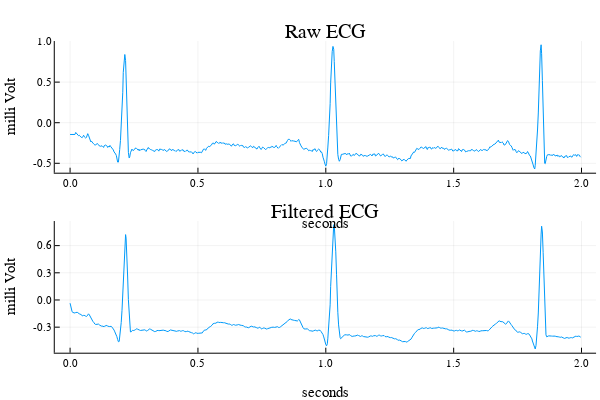

Notebook cell for this chart:
### Code cell
p1 = plot(ecg[:,1], ecg[:,2], title="Raw ECG", xlabel="seconds", ylabel="milli Volt")
p2 = plot(ecg_filtered[:,1], ecg_filtered[:,2], title="Filtered ECG", xlabel="seconds", ylabel="milli Volt")
plot(p1, p2, layout=(2,1), label="")

### Figure 1 — Plotly figure (JSON) as saved in the notebook; plotly's stock layout.template omitted (floating-point values rounded to 4 significant figures; data arrays with more than 128 entries replaced by an {"elided": "..."} marker saying what was removed)
{"data": [{"colorbar": {"title": {"text": ""}}, "legendgroup": "", "line": {"color": "rgba(0, 154, 250, 1.000)", "dash": "solid", "shape": "linear", "width": 1}, "mode": "lines", "name": "", "showlegend": false, "type": "scatter", "x": {"elided": "720 float values"}, "xaxis": "x", "y": {"elided": "720 float values"}, "yaxis": "y", "zmax": null, "zmin": null}, {"colorbar": {"title": {"text": ""}}, "legendgroup": "", "line": {"color": "rgba(0, 154, 250, 1.000)", "dash": "solid", "shape": "linear", "width": 1}, "mode": "lines", "name": "", "showlegend": false, "type": "scatter", "x": {"elided": "720 float values"}, "xaxis": "x2", "y": {"elided": "720 float values"}, "yaxis": "y2", "zmax": null, "zmin": null}], "layout": {"annotations": [{"font": {"color": "rgba(0, 0, 0, 1)", "family": "sans-serif", "size": 20}, "rotation": 0, "showarrow": false, "text": "Raw ECG", "x": 0.5424, "xanchor": "center", "xref": "paper", "y": 1, "yanchor": "top", "yref": "paper"}, {"font": {"color": "rgba(0, 0, 0, 1)", "family": "sans-serif", "size": 20}, "rotation": 0, "showarrow": false, "text": "Filtered ECG", "x": 0.5424, "xanchor": "center", "xref": "paper", "y": 0.5, "yanchor": "top", "yref": "paper"}], "height": 400, "legend": {"bgcolor": "rgba(255, 255, 255, 1.000)", "bordercolor": "rgba(0, 0, 0, 1)", "borderwidth": 1, "font": {"color": "rgba(0, 0, 0, 1)", "family": "sans-serif", "size": 11}, "title": {"font": {"color": "rgba(0, 0, 0, 1)", "family": "sans-serif", "size": 15}, "text": ""}, "tracegroupgap": 0, "traceorder": "normal", "x": 1, "xanchor": "auto", "y": 1, "yanchor": "auto"}, "margin": {"b": 20, "l": 0, "r": 0, "t": 20}, "paper_bgcolor": "rgba(255, 255, 255, 1.000)", "plot_bgcolor": "rgba(255, 255, 255, 1.000)", "showlegend": true, "width": 600, "xaxis": {"anchor": "y", "domain": [0.09128, 0.9934], "gridcolor": "rgba(0, 0, 0, 0.1)", "gridwidth": 0.5, "linecolor": "rgba(0, 0, 0, 1)", "mirror": false, "range": [-0.05991, 2.057], "showgrid": true, "showline": true, "showticklabels": true, "tickangle": 0, "tickcolor": "rgb(0, 0, 0)", "tickfont": {"color": "rgba(0, 0, 0, 1)", "family": "sans-serif", "size": 11}, "tickmode": "array", "ticks": "inside", "ticktext": ["0.0", "0.5", "1.0", "1.5", "2.0"], "tickvals": [0, 0.5, 1, 1.5, 2], "title": {"font": {"color": "rgba(0, 0, 0, 1)", "family": "sans-serif", "size": 15}, "text": "seconds"}, "type": "linear", "visible": true, "zeroline": false, "zerolinecolor": "rgba(0, 0, 0, 1)"}, "xaxis2": {"anchor": "y2", "domain": [0.09128, 0.9934], "gridcolor": "rgba(0, 0, 0, 0.1)", "gridwidth": 0.5, "linecolor": "rgba(0, 0, 0, 1)", "mirror": false, "range": [-0.05991, 2.057], "showgrid": true, "showline": true, "showticklabels": true, "tickangle": 0, "tickcolor": "rgb(0, 0, 0)", "tickfont": {"color": "rgba(0, 0, 0, 1)", "family": "sans-serif", "size": 11}, "tickmode": "array", "ticks": "inside", "ticktext": ["0.0", "0.5", "1.0", "1.5", "2.0"], "tickvals": [0, 0.5, 1, 1.5, 2], "title": {"font": {"color": "rgba(0, 0, 0, 1)", "family": "sans-serif", "size": 15}, "text": "seconds"}, "type": "linear", "visible": true, "zeroline": false, "zerolinecolor": "rgba(0, 0, 0, 1)"}, "yaxis": {"anchor": "x", "domain": [0.5758, 0.9415], "gridcolor": "rgba(0, 0, 0, 0.1)", "gridwidth": 0.5, "linecolor": "rgba(0, 0, 0, 1)", "mirror": false, "range": [-0.6159, 1.006], "showgrid": true, "showline": true, "showticklabels": true, "tickangle": 0, "tickcolor": "rgb(0, 0, 0)", "tickfont": {"color": "rgba(0, 0, 0, 1)", "family": "sans-serif", "size": 11}, "tickmode": "array", "ticks": "inside", "ticktext": ["-0.5", "0.0", "0.5", "1.0"], "tickvals": [-0.5, 0, 0.5, 1], "title": {"font": {"color": "rgba(0, 0, 0, 1)", "family": "sans-serif", "size": 15}, "text": "milli Volt"}, "type": "linear", "visible": true, "zeroline": false, "zerolinecolor": "rgba(0, 0, 0, 1)"}, "yaxis2": {"anchor": "x2", "domain": [0.07581, 0.4415], "gridcolor": "rgba(0, 0, 0, 0.1)", "gridwidth": 0.5, "linecolor": "rgba(0, 0, 0, 1)", "mirror": false, "range": [-0.582, 0.8714], "showgrid": true, "showline": true, "showticklabels": true, "tickangle": 0, "tickcolor": "rgb(0, 0, 0)", "tickfont": {"color": "rgba(0, 0, 0, 1)", "family": "sans-serif", "size": 11}, "tickmode": "array", "ticks": "inside", "ticktext": ["-0.3", "0.0", "0.3", "0.6"], "tickvals": [-0.3, 0, 0.3, 0.6], "title": {"font": {"color": "rgba(0, 0, 0, 1)", "family": "sans-serif", "size": 15}, "text": "milli Volt"}, "type": "linear", "visible": true, "zeroline": false, "zerolinecolor": "rgba(0, 0, 0, 1)"}}}
